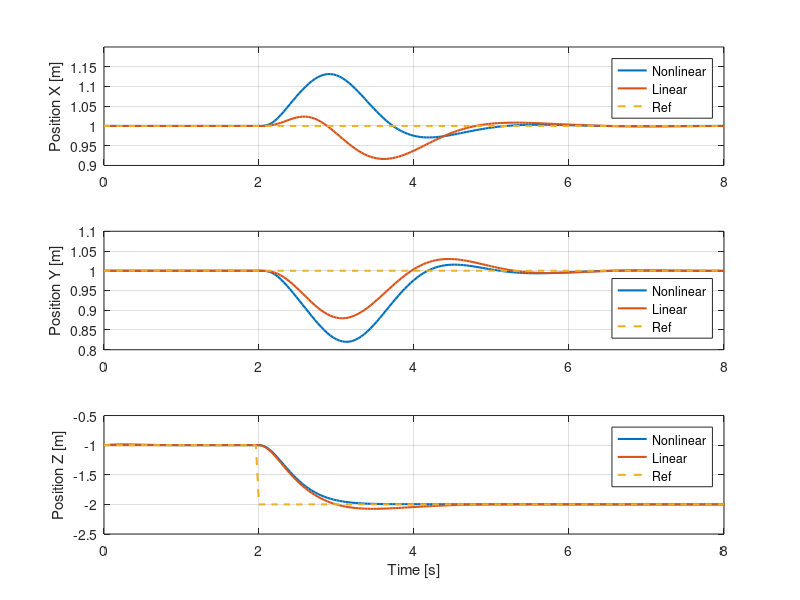
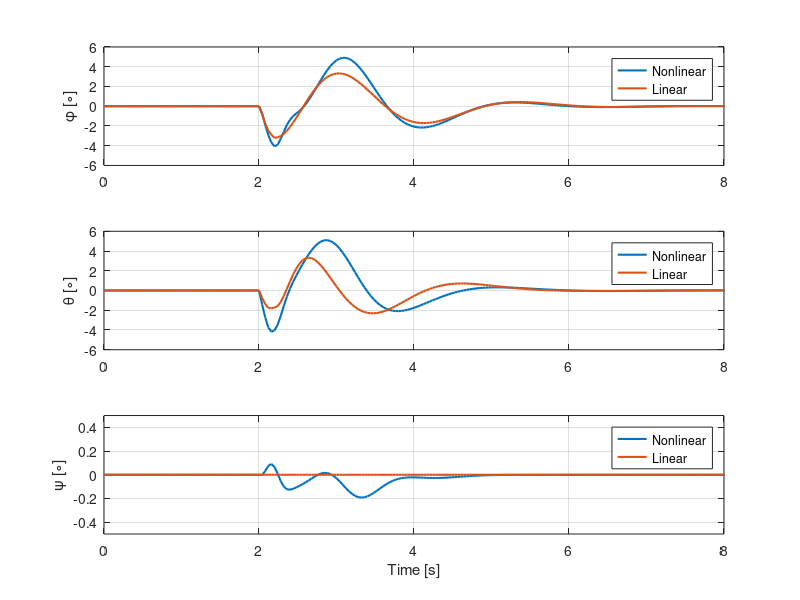

Reproduce these figures in MATLAB, in order.
clear;
% close all;
clc;

%% Load variables: Nonlinear controller
load("Nonlinear_stepZ.mat")

% Common variables
r = r_out.';
T_eq = param.nrotor_vehicle_mass_true*param.g;

start_time = 2;
sim_time = start_time + run_time;

time = 0:param.sample_time_measurements_full_state:sim_time;

% Specific variables
u_nl = [total_thrust_cmd body_rates_cmd].';

x_state_nl = full_state_act(:,1:9).';

x_nl = x_state_nl(1,:);
y_nl = x_state_nl(2,:);
z_nl = x_state_nl(3,:);

roll_nl = x_state_nl(7,:)*180/pi;
pitch_nl = x_state_nl(8,:)*180/pi;
yaw_nl = x_state_nl(9,:)*180/pi;

time_comp_nl = solve_time_out;

%% Load variables: Linear controller
load("Linear_stepZ.mat")

% Specific variables
u_l = [total_thrust_cmd body_rates_cmd].';

x_state_l = full_state_act(:,1:9).';

x_l = x_state_l(1,:);
y_l= x_state_l(2,:);
z_l = x_state_l(3,:);

roll_l = x_state_l(7,:)*180/pi;
pitch_l = x_state_l(8,:)*180/pi;
yaw_l = x_state_l(9,:)*180/pi;

time_comp_nl = solve_time_out;

% Remove unnecessary variables
clear total_thrust_cmd body_rates_cmd full_state_meas full_state_act...
    run_time param r_out Tini solve_time_out start_time

%% Plots

% % Positions
% f_pos = figure();
% f_pos.Position = [50 100 1450 450];
% t_pos = tiledlayout(1,3,'TileSpacing','tight','Padding','tight');
% title(t_pos,'Positions','FontWeight','bold')
% 
% nexttile
% plot(time, x_nl)
% hold on
% plot(time, x_l)
% hold on
% plot(time, r(1,:))
% ylabel('X [m]') 
% xlabel('Time [s]')
% legend('Nonlinear','Linear','ref','Location','best')
% grid on
% 
% nexttile
% plot(time, y_nl)
% hold on
% plot(time, y_l)
% hold on
% plot(time, r(2,:))
% ylabel('Y [m]') 
% xlabel('Time [s]')
% legend('Nonlinear','Linear','ref','Location','best')
% grid on
% 
% nexttile
% plot(time, z_nl)
% hold on
% plot(time, z_l)
% hold on
% plot(time, r(3,:))
% ylabel('Z [m]') 
% xlabel('Time [s]')
% legend('Nonlinear','Linear','ref','Location','best')
% grid on


% % Euler Angles
% f_ang = figure();
% f_ang.Position = [50 100 1450 600];
% t_ang = tiledlayout(1,3,'TileSpacing','tight','Padding','tight');
% title(t_ang,'Euler Angles','FontWeight','bold')
% 
% nexttile
% plot(time, roll_nl)
% hold on
% plot(time, roll_l)
% ylabel('Phi [º]') 
% xlabel('Time [s]')
% legend('Nonlinear','Linear','Location','best')
% grid on
% 
% nexttile
% plot(time, pitch_nl)
% hold on
% plot(time, pitch_l)
% ylabel('Theta [º]') 
% xlabel('Time [s]')
% legend('Nonlinear','Linear','Location','best')
% grid on
% 
% nexttile
% plot(time, yaw_nl)
% hold on
% plot(time, yaw_l)
% ylabel('Psi [º]') 
% xlabel('Time [s]')
% legend('Nonlinear','Linear','Location','best')
% grid on
% 
% 
% % Thrust
% figure()
% plot(time, u_nl(1,:))
% hold on
% plot(time, u_l(1,:))
% hold on
% plot(time, T_eq*ones(1,length(time)), '--')
% ylabel('T [N]') 
% xlabel('Time [s]')
% legend('Nonlinear','Linear','ref','Location','best')
% grid on


% % Position XY
% myFigure1 = figure();
% plot(time, x_nl, 'LineWidth',1.5)
% hold on
% plot(time, x_l, 'LineWidth',1.5)
% hold on
% plot(time, y_nl, 'LineWidth',1.5)
% hold on
% plot(time, y_l, 'LineWidth',1.5)
% hold on
% plot(time, r(1,:), '--', 'LineWidth',1.5)
% ylabel('Position [m]') 
% xlabel('Time [s]')
% legend('X_{nonlinear}','X_{linear}','Y_{nonlinear}','Y_{linear}','Ref','Location','northeast')
% grid on
% xlim([0 8])
% ylim([0.8 1.2])
% 
% % Position Z
% myFigure2 = figure();
% plot(time, z_nl, 'LineWidth',1.5)
% hold on
% plot(time, z_l, 'LineWidth',1.5)
% hold on
% plot(time, r(3,:), '--', 'LineWidth',1.5)
% ylabel('Position Z [m]') 
% xlabel('Time [s]')
% legend('Nonlinear','Linear','ref','Location','best')
% grid on
% xlim([0 8])
% 
% % Euler Angles
% myFigure3 = figure();
% plot(time, roll_nl, 'LineWidth',1.5)
% hold on
% plot(time, roll_l, 'LineWidth',1.5)
% hold on
% plot(time, pitch_nl, 'LineWidth',1.5)
% hold on
% plot(time, pitch_l, 'LineWidth',1.5)
% hold on
% plot(time, yaw_nl, 'LineWidth',1.5)
% hold on
% plot(time, yaw_l, 'LineWidth',1.5)
% ylabel('Euler Angles [\circ]') 
% xlabel('Time [s]')
% legend('\phi_{nonlinear}','\phi_{linear}','\theta_{nonlinear}','\theta_{linear}','\psi_{nonlinear}','\psi_{linear}','Location','southeast')
% grid on
% xlim([0 8])

% saveFigAsPDF(myFigure1,'Figures_PDF/XY_stepZ_model2');
% saveFigAsPDF(myFigure2,'Figures_PDF/Z_stepZ_model2');
% saveFigAsPDF(myFigure3,'Figures_PDF/Euler_stepZ_model2');


% figure()
% plot(x_nl,y_nl)
% ylabel('Y [m]') 
% xlabel('X [n]')
% xlim([0.5 2.5])
% ylim([0.5 2.5])
% grid on


% Position XYZ
myFigure4= figure();

subplot(3,1,1)
plot(time, x_nl, 'LineWidth',1.5)
hold on
plot(time, x_l, 'LineWidth',1.5)
hold on
plot(time, r(1,:), '--', 'LineWidth',1.5)
ylabel('Position X [m]') 
xlim([0 8])
ylim([0.9 1.2])
legend('Nonlinear','Linear','Ref','Location','northeast')
grid on

subplot(3,1,2)
plot(time, y_nl, 'LineWidth',1.5)
hold on
plot(time, y_l, 'LineWidth',1.5)
hold on
plot(time, r(2,:), '--', 'LineWidth',1.5)
ylabel('Position Y [m]') 
xlim([0 8])
ylim([0.8 1.1])
legend('Nonlinear','Linear','Ref','Location','southeast')
grid on

subplot(3,1,3)
plot(time, z_nl, 'LineWidth',1.5)
hold on
plot(time, z_l, 'LineWidth',1.5)
hold on
plot(time, r(3,:), '--', 'LineWidth',1.5)
ylabel('Position Z [m]') 
xlabel('Time [s]')
xlim([0 8])
ylim([-2.5 -0.5])
legend('Nonlinear','Linear','Ref','Location','northeast')
grid on

% Euler Angles
myFigure5= figure();

subplot(3,1,1)
plot(time, roll_nl, 'LineWidth',1.5)
hold on
plot(time, roll_l, 'LineWidth',1.5)
ylabel('\phi [\circ]') 
legend('Nonlinear','Linear','Location','northeast')
grid on
xlim([0 8])

subplot(3,1,2)
plot(time, pitch_nl, 'LineWidth',1.5)
hold on
plot(time, pitch_l, 'LineWidth',1.5)
ylabel('\theta [\circ]') 
legend('Nonlinear','Linear','Location','northeast')
grid on
xlim([0 8])

subplot(3,1,3)
plot(time, yaw_nl, 'LineWidth',1.5)
hold on
plot(time, yaw_l, 'LineWidth',1.5)
ylabel('\psi [\circ]') 
xlabel('Time [s]')
legend('Nonlinear','Linear','Location','northeast')
grid on
xlim([0 8])
ylim([-0.5 0.5])

% saveFigAsPDF(myFigure4,'Figures_PDF/Position_stepZ_model1');
% saveFigAsPDF(myFigure5,'Figures_PDF/Orientation_stepZ_model1');